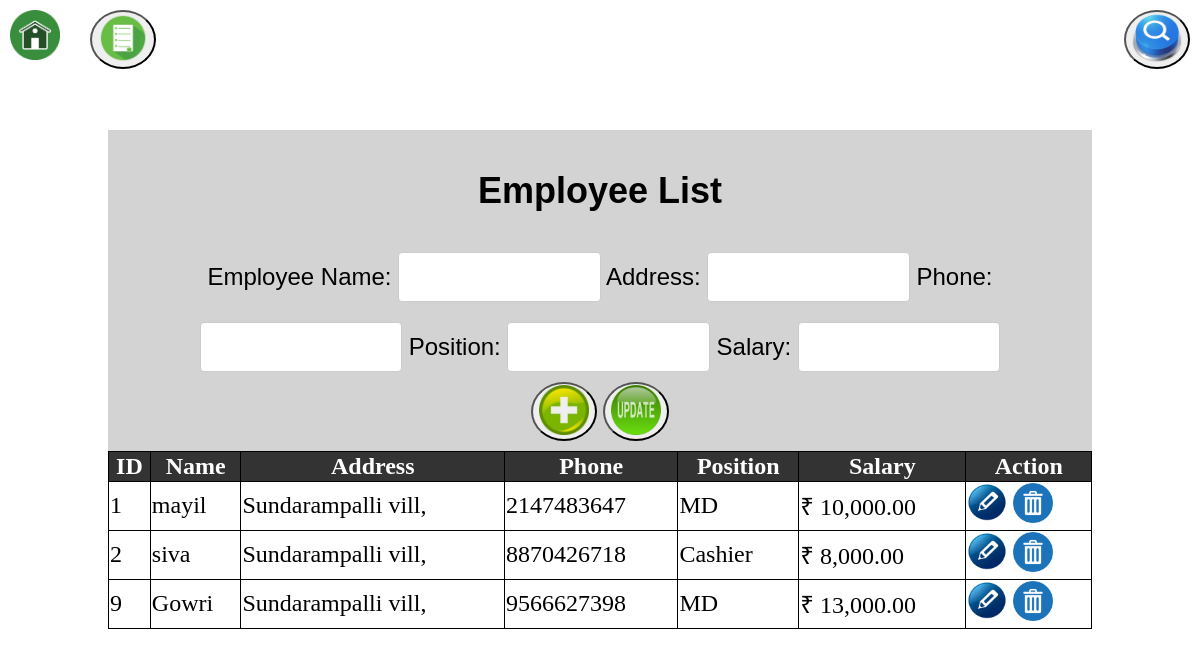
Screenshot of /Admin/employee.php with the database file from the repository.
### tables this page shows
CREATE TABLE `employees` (
  `emp_id` int(10) NOT NULL,
  `emp_name` varchar(25) NOT NULL,
  `emp_address` varchar(50) NOT NULL,
  `emp_phone` char(10) NOT NULL,
  `emp_salary` float NOT NULL,
  `emp_position` varchar(20) NOT NULL
);

### Admin/employee.php (the view, shortened to what this page needs)
<?php
include 'db.php';
?>
<!DOCTYPE html>
<html lang="en">
<head>
</head>
<body>
<div style="position: fixed; top: 10px; left: 10px;">
    <a href="dash.php">
        <img src="image/home_icon.png" alt="Home" style="width: 50px; height: 50px;">
    </a>
</div>
<div style="position: fixed; top: 10px; left: 90px;">
    <button>
    <a href="emp_list.php">
        <img src="image/product_list_icon.png" alt="Employee List" style="width: 50px; height: 50px;">
    </a>
    </button>
    </div>
<div style="position: fixed; top: 10px; right: 10px;">
        <button id="searchEmpBtn" style="border-radius: 50%;">
            <img src="image/search_icon.png" alt="Search" style="width: 50px; height: 50px;">
        </button>
    </div>
<div class="container">
            <div class="header" style="font-size: 24px; background-color: lightgray; padding: 10px; text-align: center;">
                <h2>Employee List</h2>
    <form method="POST">
        <label>Employee Name:</label>
        <input type="text" name="emp_name" id="emp_name_input" required>
        <label>Address:</label>
        <input type="text" name="emp_address" id="emp_address_input"  required>
        <label>Phone:</label>
        <input type="number" name="emp_phone" id="emp_phone_input"  required>
        <label>Position:</label>
        <input type="text" name="emp_position" id="emp_position_input"  required>
        <label>Salary:</label>
        <input type="number" name="emp_salary" id="emp_salary_input"  required>
        <br>
        <button type="submit" name="add_employee_btn" style="border-radius: 50%; "><img src="image/add_icon.png" alt="Add" style="width: 50px; height: 50px;"></button>
        <button type="submit" name="update_employee" style="border-radius: 50%;"><img src="image/update_icon.png" alt="update" style="width: 50px; height: 50px;"></button>
    </form>
    </div>
    <table border="1">
     <tr>
                <th>ID</th>
                <th>Name</th>
                <th>Address</th>
                <th>Phone</th>
                <th>Position</th>
                <th>Salary</th>
                <th>Action</th>
        </tr>
        <?php
        $sql = "SELECT * FROM employees";
        $result = $conn->query($sql);
        while ($row = $result->fetch_assoc()): ?>
        <tr>
            <td><?= $row['emp_id'] ?></td>
            <td><?= $row['emp_name'] ?></td>
            <td><?= $row['emp_address'] ?></td>
            <td><?= $row['emp_phone'] ?></td>
            <td><?= $row['emp_position'] ?></td>
            <td>&#8377; <?= number_format($row['emp_salary'], 2) ?></td>
            <td>
                <img src="image/edit_icon.png" alt="Edit" style="width: 40px; height: 40px;" onclick="editEmployee(<?= $row['emp_id'] ?>, '<?= $row['emp_name'] ?>', '<?= $row['emp_address'] ?>', '<?= $row['emp_phone'] ?>', '<?= $row['emp_position'] ?>', <?= $row['emp_salary'] ?>)">
            <a href="?delete=<?= $row['emp_id'] ?>" onclick="return confirm('Are you sure?')"><img src="image/delete_icon.png" style="width: 40px; height: 40px;" alt="Delete"></a>
            </td>
        </tr>
        <?php endwhile; ?>
    </table>
</div>
</body>
</html>

### Admin/employee.php (style rules this page uses)
body { background-image: url('image/image.png'); font-family: Arial, sans-serif; }
.container { margin-top: 100px; margin-left: 70px; margin-right: 70px; padding: 30px; }
.container h2 { text-align: center; color: black; }
.container input { width: 21%; padding: 10px; margin: 10px 0; border: 1px solid #ccc; border-radius: 4px; box-sizing: border-box; font-size: 24px; }
button { border-radius: 50%; transition: transform 0.3s ease; }
table { font-family: 'Times New Roman', Times, serif; border-collapse: collapse; width: 100%; font-size: 24px; border: 1px solid black; border-collapse: collapse; width: 100%; font-family: 'Times New Roman', Times, serif; }
table tr th { background-color: #333; color: white; }
table tr td { background-color: white; color: black; }
button { position: relative; }

### rows the page displays
employees: emp_id "1", emp_name "mayil", emp_address "Sundarampalli vill,", emp_phone "2147483647", emp_position "MD", emp_salary "10,000.00"
employees: emp_id "2", emp_name "siva", emp_address "Sundarampalli vill,", emp_phone "8870426718", emp_position "Cashier", emp_salary "8,000.00"
employees: emp_id "9", emp_name "Gowri", emp_address "Sundarampalli vill,", emp_phone "9566627398", emp_position "MD", emp_salary "13,000.00"
